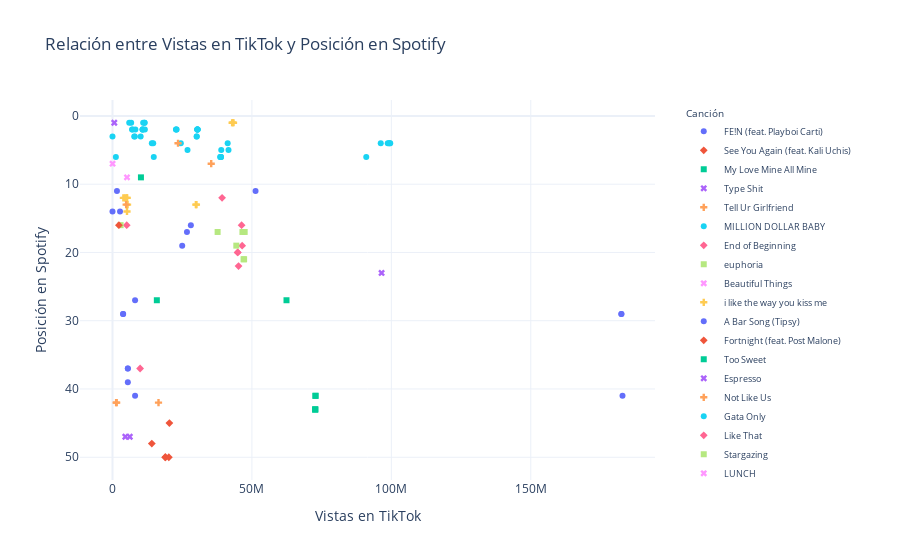

Notebook code for this chart:
### Markdown cell above
### Gráfico de dispersión para visualizar la relación entre las vistas en TikTok y las posiciones en Spotify.

### Code cell
import seaborn as sns
import matplotlib.pyplot as plt

# Crear el gráfico de dispersión
fig = px.scatter(
    spotifytiktok_df,
    x='views',
    y='position_y',
    color='trackName',
    symbol='trackName',
    title='Relación entre Vistas en TikTok y Posición en Spotify',
    labels={
        'views': 'Vistas en TikTok',
        'position_y': 'Posición en Spotify'
    },
    template='plotly_white'
)

# Ajustar la leyenda
fig.update_layout(
    legend_title_text='Canción',
    legend=dict(
        yanchor="top",
        y=0.99,
        xanchor="left",
        x=1.05,
        title_font=dict(size=10),
        font=dict(size=9)
    )
)

# Invertir el eje Y para que la posición 1 esté en la parte superior
fig.update_yaxes(autorange="reversed")
fig.show()

### Figure 1 — Plotly figure (JSON) as saved in the notebook; plotly's stock layout.template omitted (floating-point values rounded to 4 significant figures)
{"data": [{"hovertemplate": "trackName=FE!N (feat. Playboi Carti)<br>Vistas en TikTok=%{x}<br>Posición en Spotify=%{y}<extra></extra>", "legendgroup": "FE!N (feat. Playboi Carti)", "marker": {"color": "#636efa", "symbol": "circle"}, "mode": "markers", "name": "FE!N (feat. Playboi Carti)", "orientation": "v", "showlegend": true, "type": "scatter", "x": [182500000, 182500000, 3800000, 3800000, 8100000, 182900000, 8100000, 5500000, 5500000, 5500000], "xaxis": "x", "y": [29, 29, 29, 29, 27, 41, 41, 39, 37, 37], "yaxis": "y"}, {"hovertemplate": "trackName=See You Again (feat. Kali Uchis)<br>Vistas en TikTok=%{x}<br>Posición en Spotify=%{y}<extra></extra>", "legendgroup": "See You Again (feat. Kali Uchis)", "marker": {"color": "#EF553B", "symbol": "diamond"}, "mode": "markers", "name": "See You Again (feat. Kali Uchis)", "orientation": "v", "showlegend": true, "type": "scatter", "x": [18900000, 19000000, 20200000, 20400000], "xaxis": "x", "y": [50, 50, 50, 45], "yaxis": "y"}, {"hovertemplate": "trackName=My Love Mine All Mine<br>Vistas en TikTok=%{x}<br>Posición en Spotify=%{y}<extra></extra>", "legendgroup": "My Love Mine All Mine", "marker": {"color": "#00cc96", "symbol": "square"}, "mode": "markers", "name": "My Love Mine All Mine", "orientation": "v", "showlegend": true, "type": "scatter", "x": [72700000, 72700000, 72700000, 72800000, 72800000], "xaxis": "x", "y": [43, 43, 43, 41, 41], "yaxis": "y"}, {"hovertemplate": "trackName=Type Shit<br>Vistas en TikTok=%{x}<br>Posición en Spotify=%{y}<extra></extra>", "legendgroup": "Type Shit", "marker": {"color": "#ab63fa", "symbol": "x"}, "mode": "markers", "name": "Type Shit", "orientation": "v", "showlegend": true, "type": "scatter", "x": [4600000, 6200000], "xaxis": "x", "y": [47, 47], "yaxis": "y"}, {"hovertemplate": "trackName=Tell Ur Girlfriend<br>Vistas en TikTok=%{x}<br>Posición en Spotify=%{y}<extra></extra>", "legendgroup": "Tell Ur Girlfriend", "marker": {"color": "#FFA15A", "symbol": "cross"}, "mode": "markers", "name": "Tell Ur Girlfriend", "orientation": "v", "showlegend": true, "type": "scatter", "x": [1300000, 16500000, 1500000], "xaxis": "x", "y": [42, 42, 42], "yaxis": "y"}, {"hovertemplate": "trackName=MILLION DOLLAR BABY<br>Vistas en TikTok=%{x}<br>Posición en Spotify=%{y}<extra></extra>", "legendgroup": "MILLION DOLLAR BABY", "marker": {"color": "#19d3f3", "symbol": "circle"}, "mode": "markers", "name": "MILLION DOLLAR BABY", "orientation": "v", "showlegend": true, "type": "scatter", "x": [6700000, 6000000, 11500000, 11500000, 11000000, 10100000, 30200000, 30200000, 8000000, 10800000, 10800000, 10800000, 30500000, 30500000, 30500000, 8200000, 11600000, 22800000, 22800000, 23000000, 7200000, 7000000, 7800000, 30400000, 30400000, 0, 91000000, 1200000, 14800000, 96200000, 98700000, 99100000, 99400000, 14100000, 24500000, 99600000, 14600000, 26900000], "xaxis": "x", "y": [1, 1, 1, 1, 1, 3, 3, 3, 3, 2, 2, 2, 2, 2, 2, 2, 2, 2, 2, 2, 2, 2, 3, 2, 2, 3, 6, 6, 6, 4, 4, 4, 4, 4, 4, 4, 4, 5], "yaxis": "y"}, {"hovertemplate": "trackName=End of Beginning<br>Vistas en TikTok=%{x}<br>Posición en Spotify=%{y}<extra></extra>", "legendgroup": "End of Beginning", "marker": {"color": "#FF6692", "symbol": "diamond"}, "mode": "markers", "name": "End of Beginning", "orientation": "v", "showlegend": true, "type": "scatter", "x": [39300000, 46300000, 46500000, 44900000, 44900000, 45200000, 5100000], "xaxis": "x", "y": [12, 16, 19, 20, 20, 22, 16], "yaxis": "y"}, {"hovertemplate": "trackName=euphoria<br>Vistas en TikTok=%{x}<br>Posición en Spotify=%{y}<extra></extra>", "legendgroup": "euphoria", "marker": {"color": "#B6E880", "symbol": "square"}, "mode": "markers", "name": "euphoria", "orientation": "v", "showlegend": true, "type": "scatter", "x": [2900000], "xaxis": "x", "y": [16], "yaxis": "y"}, {"hovertemplate": "trackName=Beautiful Things<br>Vistas en TikTok=%{x}<br>Posición en Spotify=%{y}<extra></extra>", "legendgroup": "Beautiful Things", "marker": {"color": "#FF97FF", "symbol": "x"}, "mode": "markers", "name": "Beautiful Things", "orientation": "v", "showlegend": true, "type": "scatter", "x": [5200000], "xaxis": "x", "y": [9], "yaxis": "y"}, {"hovertemplate": "trackName=i like the way you kiss me<br>Vistas en TikTok=%{x}<br>Posición en Spotify=%{y}<extra></extra>", "legendgroup": "i like the way you kiss me", "marker": {"color": "#FECB52", "symbol": "cross"}, "mode": "markers", "name": "i like the way you kiss me", "orientation": "v", "showlegend": true, "type": "scatter", "x": [4500000, 3900000, 5200000, 5200000, 5200000, 5400000, 29900000, 30100000], "xaxis": "x", "y": [12, 12, 14, 12, 12, 13, 13, 13], "yaxis": "y"}, {"hovertemplate": "trackName=A Bar Song (Tipsy)<br>Vistas en TikTok=%{x}<br>Posición en Spotify=%{y}<extra></extra>", "legendgroup": "A Bar Song (Tipsy)", "marker": {"color": "#636efa", "symbol": "circle"}, "mode": "markers", "name": "A Bar Song (Tipsy)", "orientation": "v", "showlegend": true, "type": "scatter", "x": [1600000, 51300000, 2700000, 0], "xaxis": "x", "y": [11, 11, 14, 14], "yaxis": "y"}, {"hovertemplate": "trackName=Fortnight (feat. Post Malone)<br>Vistas en TikTok=%{x}<br>Posición en Spotify=%{y}<extra></extra>", "legendgroup": "Fortnight (feat. Post Malone)", "marker": {"color": "#EF553B", "symbol": "diamond"}, "mode": "markers", "name": "Fortnight (feat. Post Malone)", "orientation": "v", "showlegend": true, "type": "scatter", "x": [2300000], "xaxis": "x", "y": [16], "yaxis": "y"}, {"hovertemplate": "trackName=Too Sweet<br>Vistas en TikTok=%{x}<br>Posición en Spotify=%{y}<extra></extra>", "legendgroup": "Too Sweet", "marker": {"color": "#00cc96", "symbol": "square"}, "mode": "markers", "name": "Too Sweet", "orientation": "v", "showlegend": true, "type": "scatter", "x": [10200000], "xaxis": "x", "y": [9], "yaxis": "y"}, {"hovertemplate": "trackName=Espresso<br>Vistas en TikTok=%{x}<br>Posición en Spotify=%{y}<extra></extra>", "legendgroup": "Espresso", "marker": {"color": "#ab63fa", "symbol": "x"}, "mode": "markers", "name": "Espresso", "orientation": "v", "showlegend": true, "type": "scatter", "x": [638800], "xaxis": "x", "y": [1], "yaxis": "y"}, {"hovertemplate": "trackName=Not Like Us<br>Vistas en TikTok=%{x}<br>Posición en Spotify=%{y}<extra></extra>", "legendgroup": "Not Like Us", "marker": {"color": "#FFA15A", "symbol": "cross"}, "mode": "markers", "name": "Not Like Us", "orientation": "v", "showlegend": true, "type": "scatter", "x": [35400000, 4900000, 23500000], "xaxis": "x", "y": [7, 13, 4], "yaxis": "y"}, {"hovertemplate": "trackName=Gata Only<br>Vistas en TikTok=%{x}<br>Posición en Spotify=%{y}<extra></extra>", "legendgroup": "Gata Only", "marker": {"color": "#19d3f3", "symbol": "circle"}, "mode": "markers", "name": "Gata Only", "orientation": "v", "showlegend": true, "type": "scatter", "x": [38600000, 38800000, 38900000, 38900000, 39000000, 41300000, 41600000], "xaxis": "x", "y": [6, 6, 6, 6, 5, 4, 5], "yaxis": "y"}, {"hovertemplate": "trackName=Like That<br>Vistas en TikTok=%{x}<br>Posición en Spotify=%{y}<extra></extra>", "legendgroup": "Like That", "marker": {"color": "#FF6692", "symbol": "diamond"}, "mode": "markers", "name": "Like That", "orientation": "v", "showlegend": true, "type": "scatter", "x": [9900000], "xaxis": "x", "y": [37], "yaxis": "y"}, {"hovertemplate": "trackName=Stargazing<br>Vistas en TikTok=%{x}<br>Posición en Spotify=%{y}<extra></extra>", "legendgroup": "Stargazing", "marker": {"color": "#B6E880", "symbol": "square"}, "mode": "markers", "name": "Stargazing", "orientation": "v", "showlegend": true, "type": "scatter", "x": [37700000, 44400000, 46600000, 47000000, 47200000, 47400000], "xaxis": "x", "y": [17, 19, 17, 21, 21, 17], "yaxis": "y"}, {"hovertemplate": "trackName=LUNCH<br>Vistas en TikTok=%{x}<br>Posición en Spotify=%{y}<extra></extra>", "legendgroup": "LUNCH", "marker": {"color": "#FF97FF", "symbol": "x"}, "mode": "markers", "name": "LUNCH", "orientation": "v", "showlegend": true, "type": "scatter", "x": [24700], "xaxis": "x", "y": [7], "yaxis": "y"}, {"hovertemplate": "trackName=Please Please Please<br>Vistas en TikTok=%{x}<br>Posición en Spotify=%{y}<extra></extra>", "legendgroup": "Please Please Please", "marker": {"color": "#FECB52", "symbol": "cross"}, "mode": "markers", "name": "Please Please Please", "orientation": "v", "showlegend": true, "type": "scatter", "x": [42900000, 43100000, 43400000], "xaxis": "x", "y": [1, 1, 1], "yaxis": "y"}, {"hovertemplate": "trackName=Lose Control<br>Vistas en TikTok=%{x}<br>Posición en Spotify=%{y}<extra></extra>", "legendgroup": "Lose Control", "marker": {"color": "#636efa", "symbol": "circle"}, "mode": "markers", "name": "Lose Control", "orientation": "v", "showlegend": true, "type": "scatter", "x": [25000000, 26700000, 28100000], "xaxis": "x", "y": [19, 17, 16], "yaxis": "y"}, {"hovertemplate": "trackName=Si No Quieres No<br>Vistas en TikTok=%{x}<br>Posición en Spotify=%{y}<extra></extra>", "legendgroup": "Si No Quieres No", "marker": {"color": "#EF553B", "symbol": "diamond"}, "mode": "markers", "name": "Si No Quieres No", "orientation": "v", "showlegend": true, "type": "scatter", "x": [14100000], "xaxis": "x", "y": [48], "yaxis": "y"}, {"hovertemplate": "trackName=Austin (Boots Stop Workin')<br>Vistas en TikTok=%{x}<br>Posición en Spotify=%{y}<extra></extra>", "legendgroup": "Austin (Boots Stop Workin')", "marker": {"color": "#00cc96", "symbol": "square"}, "mode": "markers", "name": "Austin (Boots Stop Workin')", "orientation": "v", "showlegend": true, "type": "scatter", "x": [62400000, 15900000], "xaxis": "x", "y": [27, 27], "yaxis": "y"}, {"hovertemplate": "trackName=we can't be friends (wait for your love)<br>Vistas en TikTok=%{x}<br>Posición en Spotify=%{y}<extra></extra>", "legendgroup": "we can't be friends (wait for your love)", "marker": {"color": "#ab63fa", "symbol": "x"}, "mode": "markers", "name": "we can't be friends (wait for your love)", "orientation": "v", "showlegend": true, "type": "scatter", "x": [96500000], "xaxis": "x", "y": [23], "yaxis": "y"}], "layout": {"legend": {"font": {"size": 9}, "title": {"font": {"size": 10}, "text": "Canción"}, "tracegroupgap": 0, "x": 1.05, "xanchor": "left", "y": 0.99, "yanchor": "top"}, "title": {"text": "Relación entre Vistas en TikTok y Posición en Spotify"}, "xaxis": {"anchor": "y", "domain": [0, 1], "title": {"text": "Vistas en TikTok"}}, "yaxis": {"anchor": "x", "autorange": "reversed", "domain": [0, 1], "title": {"text": "Posición en Spotify"}}}}
